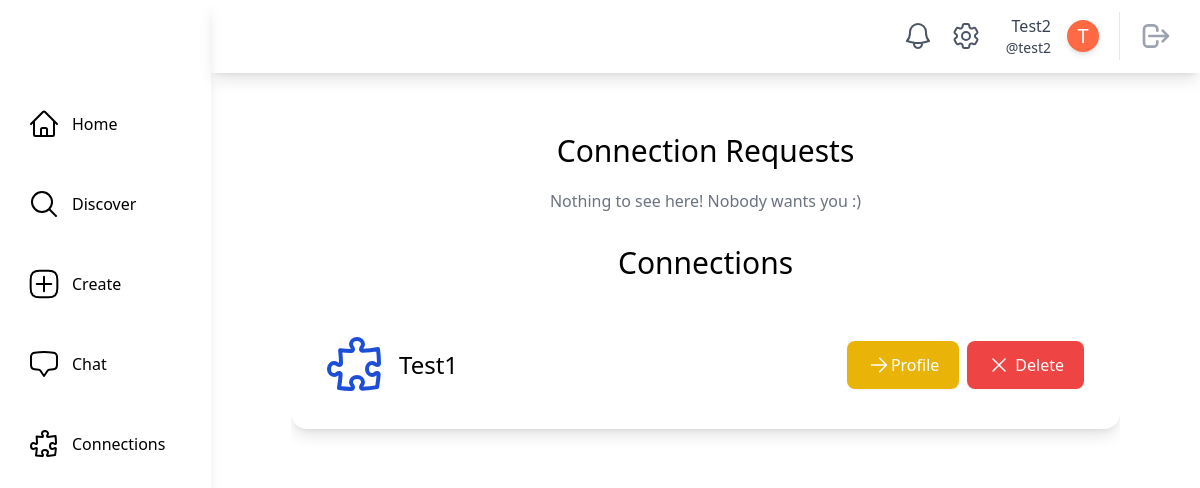
The page /connections/test2 (signed in) on the database as committed earlier.
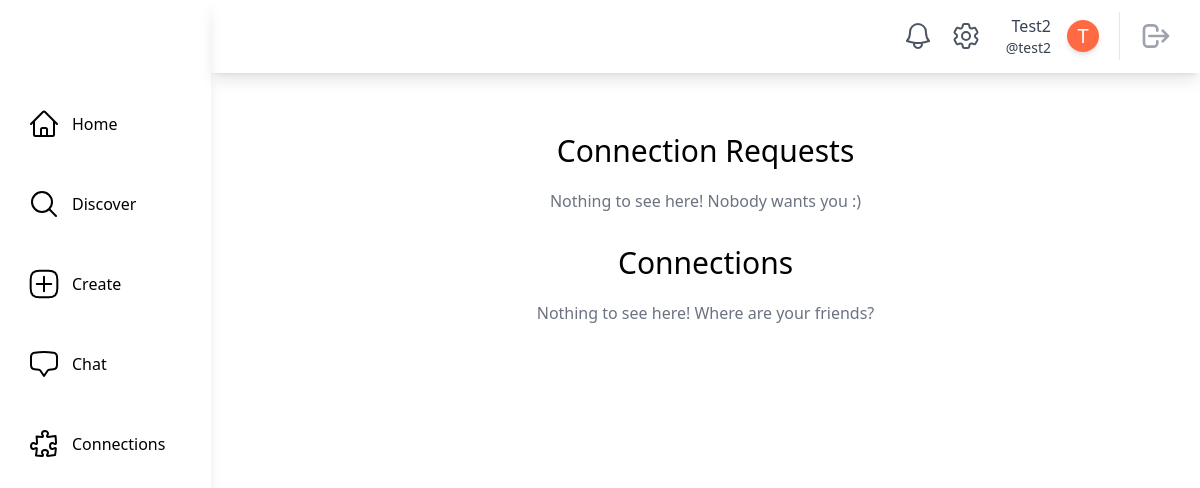
The same page on the database as committed later.
### main/models.py (models this page shows, shortened)
class Connection(models.Model):
    class ConnectionStatus(models.IntegerChoices):
        NOT_CONNECTED = 1, _("Not Connected")
        REQUESTED = 2, _("Requested")
        CONNECTED = 3, _("Connected")
        BLOCKED = 4, _("Blocked")
    requester = models.ForeignKey(
        SocialUser, on_delete=models.CASCADE, related_name="requester"
    )
    receiver = models.ForeignKey(
        SocialUser, on_delete=models.CASCADE, related_name="receiver"
    )
    timestamp = models.DateTimeField("timestamp", default=timezone.now)
    status = models.IntegerField(
        default=ConnectionStatus.NOT_CONNECTED, choices=ConnectionStatus.choices
    )
    notification = models.ForeignKey(
        Notification, on_delete=models.CASCADE, null=True, blank=True
    )
    class Meta:
        unique_together = ["requester", "receiver"]
    @classmethod
    def get_pending_connections(cls, user):
        return (
            cls.objects.filter(receiver=user)
            .filter(status=Connection.ConnectionStatus.REQUESTED)
            .all()
        )
    @classmethod
    def get_active_connections(cls, user):
        return cls.objects.filter(
            (models.Q(requester=user) | models.Q(receiver=user))
            & models.Q(status=Connection.ConnectionStatus.CONNECTED)
        ).all()

class SocialUser(AbstractUser):
    class Pronouns(models.IntegerChoices):
        SHE = 1, _("She/Her")
        HE = 2, _("He/Him")
        THEY = 3, _("They/Them")
        OTHER = 4, _("Other/Prefer Not To Say")
    username = models.CharField(max_length=30, unique=True)
    email = models.EmailField(unique=True, default="@nyu.edu")
    full_name = models.CharField(max_length=50, default="")
    pronouns = models.IntegerField(default=Pronouns.OTHER, choices=Pronouns.choices)
    date_of_birth = models.DateField(null=True, validators=[validate_age])
    major = models.CharField(max_length=100, default="undeclared")
    tags = models.ManyToManyField(InterestTag, related_name="tags")
    profile_picture = models.ImageField(
        upload_to="profile_pics/", null=True, blank=True
    )
    timestamp = models.DateTimeField("timestamp", default=timezone.now)  # joined

### main/views.py (the view)
@method_decorator(login_required, name="dispatch")
class ConnectionsPageView(LoginRequiredMixin, generic.DetailView):
    model = SocialUser
    template_name = "main/connections.html"
    def get_object(self, queryset=None):
        return get_object_or_404(SocialUser, username=self.kwargs.get("username"))
    def get_context_data(self, **kwargs):
        context = super().get_context_data(**kwargs)
        context["current_user"] = self.request.user
        context["active_requests"] = Connection.get_pending_connections(
            self.request.user
        )
        context["active_connections"] = Connection.get_active_connections(
            self.request.user
        )
        return context
    def dispatch(self, request, *args, **kwargs):
        viewed_username = self.kwargs["username"]
        if self.request.user.username != viewed_username:
            return self.handle_no_permission()
        return super().dispatch(request, *args, **kwargs)

### main/models.py (called while the page is built)
    @classmethod
    def count_unread_notifications(cls, user):
        return (
            cls.objects.filter(models.Q(recipient_user=user, is_read=False))
            .all()
            .order_by("-timestamp")
            .count()
        )

### theme/templatetags/theme_customfilters.py (called while the page is built)
@register.filter
def count_unread_notifications(user):
    return Notification.count_unread_notifications(user)

### main/templates/main/connections.html (shortened to what this page needs)
{% extends "base.html" %}
{% block content %}
    <div class="m-20 mt-5 overflow-auto">
        <div class="justify-center">
            <div class="container mx-auto mt-10 mb-10 overflow-scroll">
                <div class="overflow-y-auto">
                    <h1 class="text-3xl mb-5 text-center">Connection Requests</h1>
                    {% if active_requests %}
                        {% for connection_request in active_requests %}
                            {% include "main/connection_card.html" with connection=connection_request %}
                        {% endfor %}
                    {% else %}
                        <p class="text-center text-gray-500">Nothing to see here! Nobody wants you :)</p>
                    {% endif %}
                </div>
                <div class="overflow-y-auto">
                    <h1 class="text-3xl mb-5 text-center">Connections</h1>
                    {% if active_connections %}
                        {% for active_connection in active_connections %}
                            {% include "main/connection_card.html" with connection=active_connection %}
                        {% endfor %}
                    {% else %}
                        <p class="text-center text-gray-500">Nothing to see here! Where are your friends?</p>
                    {% endif %}
                </div>
            </div>
        </div>
    </div>
{% endblock content %}

### main/templates/main/connection_card.html (shortened to what this page needs)
<div class="flex flex-col p-8 mb-5 bg-white shadow-lg hover:shodow-xl rounded-2xl overflow-auto">
    <div class="flex items-center justify-between">
        <div class="flex items-center">
            <div class="flex flex-col ml-3">
                {% if connection.status == connection.ConnectionStatus.REQUESTED %}
                    <div class="font-medium text-xl leading-none">{{ connection.requester.username|capfirst }} wants to connect.</div>
                {% elif connection.status == connection.ConnectionStatus.CONNECTED %}
                    {% if connection.requester.username == current_user.username %}
                        <div class="font-medium text-2xl leading-none">{{ connection.receiver.username|capfirst }}</div>
                    {% else %}
                        <div class="font-medium text-2xl leading-none">{{ connection.requester.username|capfirst }}</div>
                    {% endif %}
                {% endif %}
            </div>
        </div>
        <div class="flex">
            {% if connection.requester.username == current_user.username %}
                <a href="{% url 'main:profile_page' username=connection.receiver.username %}"
                   class="w-30 mx-1 inline-flex items-center justify-center px-5 py-3 text-base font-medium text-center text-white rounded-lg shadow-sm cursor-pointer bg-yellow-500">
                    <svg xmlns="http://www.w3.org/2000/svg"
                         fill="none"
                         viewBox="0 0 24 24"
                         stroke-width="1.5"
                         stroke="currentColor"
                         class="w-6 h-6">
                        <path stroke-linecap="round" stroke-linejoin="round" d="M4.5 12h15m0 0l-6.75-6.75M19.5 12l-6.75 6.75" />
                    </svg>
                    <span class="relative">Profile</span>
                </a>
            {% endif %}
            <a href="{% url 'main:cancel_connection' requester=connection.requester.username receiver=current_user.username %}"
               class="w-30 mx-1 inline-flex items-center justify-center px-5 py-3 text-base font-medium text-center text-white rounded-lg shadow-sm cursor-pointer bg-red-500">
                <svg xmlns="http://www.w3.org/2000/svg"
                     fill="none"
                     viewBox="0 0 24 24"
                     stroke-width="1.5"
                     stroke="currentColor"
                     class="w-6 h-6 mr-1">
                    <path stroke-linecap="round" stroke-linejoin="round" d="M6 18L18 6M6 6l12 12" />
                </svg>
                <span class="relative">Delete</span>
            </a>
        </div>
    </div>
</div>

Rows that differ between the two databases and show on the page:
removed Connection: receiver.username "Test1", shows "Profile"
Other text that changed with them:
text now shown: "Nothing to see here! Where are your friends?"
